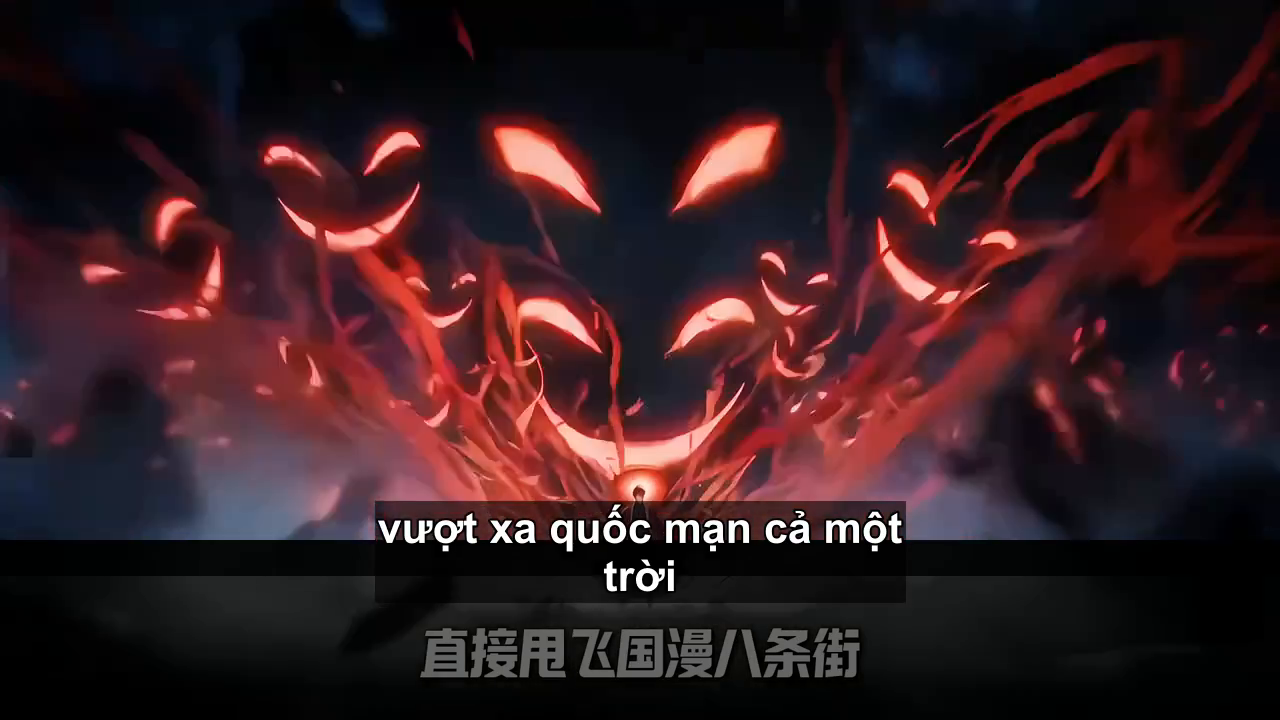
#> input picture scratch/frame_sub.png, 1280 x 720 px, found by its file name
$ python check_intensities.py
#> lines starting #> are read from the running program, lines starting #| are printed output that depends on the picture; long printed decimals are rounded
from PIL import Image
import numpy as np

def check_max_values():
    sub = Image.open(r"d:\MMO\Auto-Translade-video\scratch\frame_sub.png")
#> sub is the input picture: PIL image 1280x720 RGB; mean R, G, B 53, 29.5, 33.7
    arr = np.array(sub)
    if arr.shape[2] > 3:
        arr = arr[:, :, :3]

    # Crop the Chinese text area: rows 629 to 676, cols 400 to 880
    text_area = arr[629:676, 400:880, :]
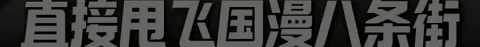
#> text_area: shape (47, 480, 3); mean R, G, B 58.6, 58.7, 57.2

    print(f"Subtitled frame - Chinese text area (629-676, 400-880):")
    print(f"Min pixel value: {np.min(text_area)}")
#| Min pixel value: 0
    print(f"Max pixel value: {np.max(text_area)}")
#| Max pixel value: 115
    print(f"Mean pixel value: {np.mean(text_area)}")
#| Mean pixel value: 58.167

    # Let's count how many pixels are bright (say, > 100)
    bright_pixels = np.sum(text_area > 100)
#> bright_pixels = 18803
    print(f"Number of pixels > 100: {bright_pixels}")
#| Number of pixels > 100: 18803

if __name__ == "__main__":
    check_max_values()
